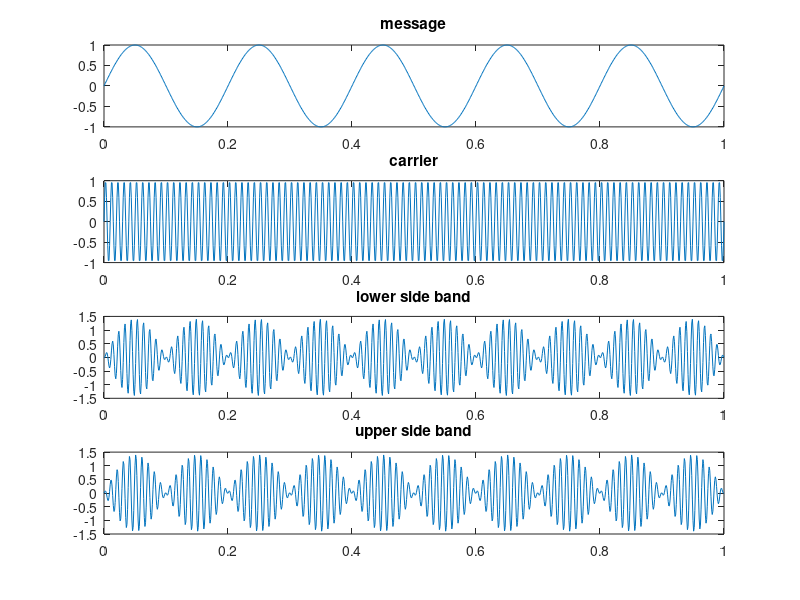
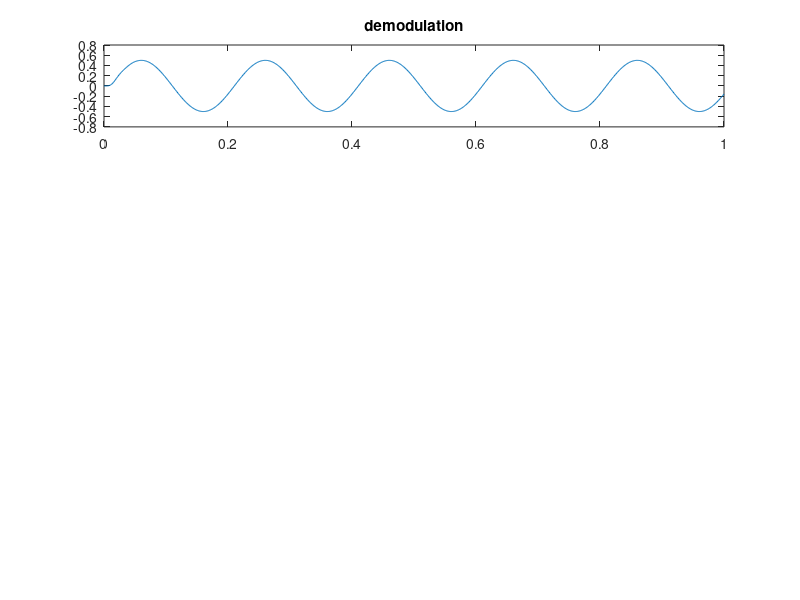

These figures' MATLAB source, in order:
clc; clear all;
close all;
t=[0:0.001:1];
f1=5;
m1=sin(2*pi*f1*t);
m2=hilbert(m1);
subplot(4,2,[1,2]);
plot(t,m1);
title('message');
f2=100;
c1=sin(2*pi*f2*t);
c2=cos(2*pi*f2*t);
subplot(4,2,[3,4]);
plot(t,c1);
title('carrier');
subplot(4,2,[5,6]);
r1=m1.*c1;
r2=m2.*c2;
s=r1-r2;
plot(t,s); 
title('lower side band');
subplot(4,2,[7,8]);
l=r1+r2;
plot(t,l);
title('upper side band');
figure;

s1=s.*c1;
[b,a]=butter(5,0.1);
s2=filter(b,a,s1);
subplot(4,2,[1,2]);
plot(t,s2);
title('demodulation'); 